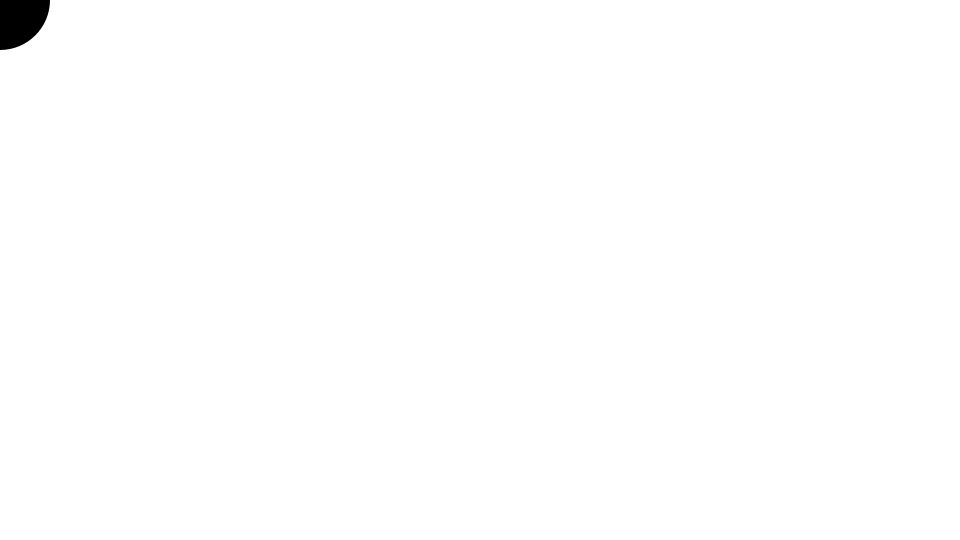
Frame 1 (no input)
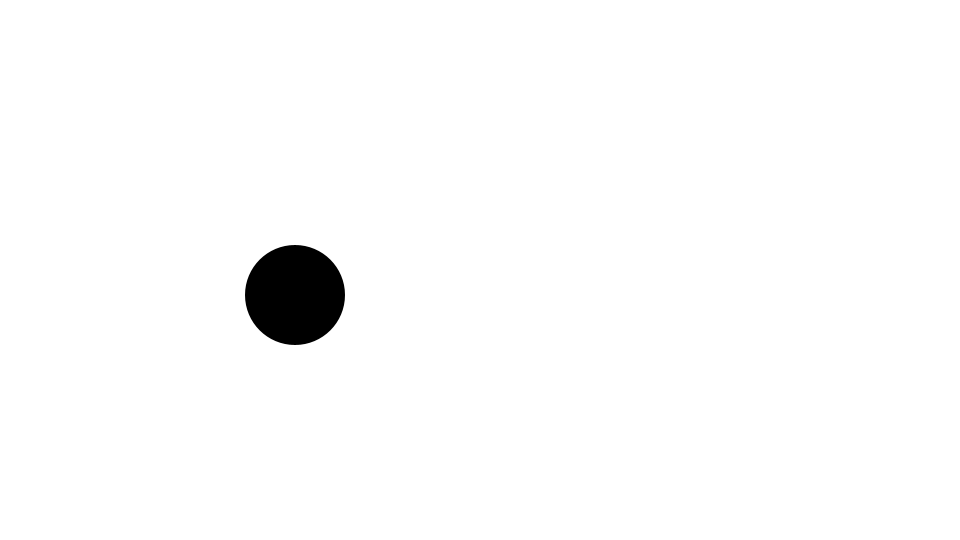
Frame 60 (the mouse pressed at the canvas centre just before this capture)
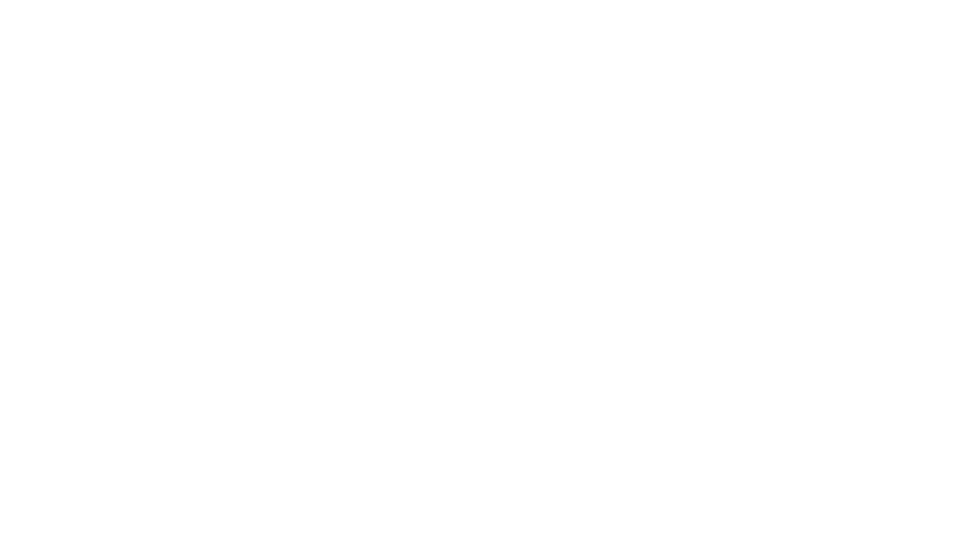
Frame 120 (the mouse held since frame 60 and released just before this capture)

The Processing sketch that drew these frames (run headless with seeded random() and noise(); from frame 60 on, the mouse is pressed at the canvas centre):

// Processing sketch: sketch_xxx_ball_bound
// ── sketch_xxx_ball_bound.pde
// 変数の宣言
int x = 0; // ボールのx座標
int y = 0; // ボールのy座標
int xStep = 5; // ボールのx方向のスピード
int yStep = 5; // ボールのy方向のスピード

color c;

// setup関数 : 初回1度だけ実行される
void setup() {
  size(960, 540); // ウィンドウサイズを960px,540pxに
  colorMode(HSB, 360, 100, 100); // 色指定をHSBに
  background(0, 0, 100); // 背景の色を白に
}

// draw関数 : setup関数実行後繰り返し実行される
void draw() {
  background(0,0,100);
  noStroke(); // 線の色をナシに
  fill(c); // 色相を循環させる0-360
  // frameCount : 実行中の現在のフレーム数（何フレーム目か）を返すシステム変数
  // システム変数：Processing側で予め用意してくれている便利な変数
  ellipse(x, y, 100, 100);  // 楕円を描画
  
  x = x + xStep;
  y = y + yStep;


}
